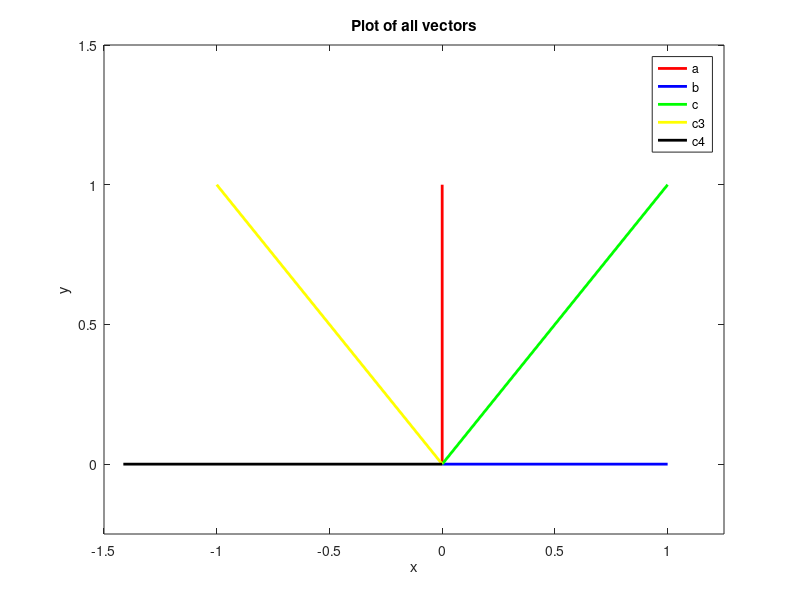
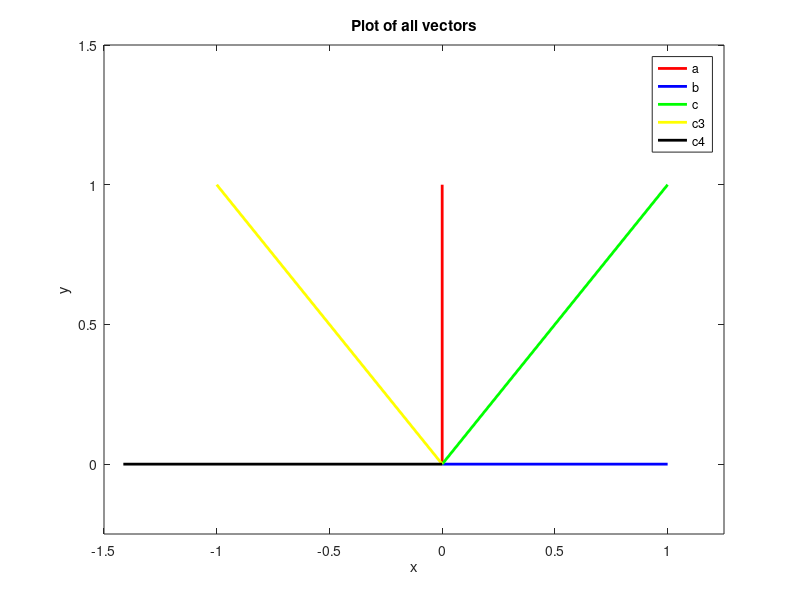

The MATLAB source for these figures, in order:
%% Homework 0 - Question 2 - Mrugank Dake
clear; clc; close all;

%% 2a)
% Vectors a and b are unit-length vectors and we can center them at 0. The
% If the two vectors are aligned with the tip of vector b sitting on the
% top of vector a, then the vector c which represents the hypotenuse of the
% resulting triangle is given as the sum of the vectors a and b. The length
% of the hypotenuse is then the length of the vector c, which is defined as
% the positive square-root of the sum of the two co-ordinates of the
% vector.
a = [0 1];
b = [1 0];
c = a + b;
hypotenuse_length = abs(sqrt(c(1)^2 + c(2)^2));
disp(['The length of the hypotenuse i.e. vector c is: ', num2str(hypotenuse_length)]);
% As can be seen, the length of the resulting hypotenuse vector agrees with
% what we computed in question 1

%% 2b)
% (1)
met1_length = abs(sqrt(c(1)^2 + c(2)^2));
disp(['The length of the vector c using method 1 is: ', num2str(met1_length)]);

% (2)
met2_length = abs(sqrt(sum(c.^2)));
disp(['The length of the vector c using method 2 is: ', num2str(met2_length)]);

% (3)
met3_length = abs(sqrt(dot(c, c)));
disp(['The length of the vector c using method 3 is: ', num2str(met3_length)]);

% (4)
met4_length = norm(c, 2);
disp(['The length of the vector c using method 4 is: ', num2str(met4_length)]);

% (4)
met5_length = abs(sqrt(c * c'));
disp(['The length of the vector c using method 5 is: ', num2str(met5_length)]);


%% 2c)
% The angle between the two vectors can be computed as the arccos of the
% ratio of the dot product of two vectors and the product of norms of the
% two vectors
theta = acos(dot(c, a) / (norm(c, 2) * norm(a, 2)));
disp(['The angle between the vectors c and a is: ', num2str(theta)])

% Unit vector using shrinking the vector by its norm
c_hat_rescaling = c / norm(c, 2);
disp(['The unit vector obtained by shrinking vector c is : '])
disp(c_hat_rescaling)

% Unit vector using the angle theta
c_hat_angle = [cos(theta) sin(theta)];
disp(['The unit vector obtained using the angle theta is : '])
disp(c_hat_angle)

% Vector with same length as of c but with angle that is 3 times theta can
% be obtained by taking a unit vector using cos(3 * theta) and sin(3 *
% theta) and multiplying the vector by the length of the vector c
c3 = hypotenuse_length * [cos(3 * theta) sin(3 * theta)];
disp('Vector with the same length as that of vector c but with angle 3 times that of theta is:')
disp(c3)

% Vector with same length as of c but with angle that is 4 times theta can
% be obtained by taking a unit vector using cos(4 * theta) and sin(4 *
% theta) and multiplying the vector by the length of the vector c
c4 = hypotenuse_length * [cos(4 * theta) sin(4 * theta)];
disp('Vector with the same length as that of vector c but with angle 4 times that of theta is:')
disp(c4)

%% 2d, 2e, 2f)
% All the vectors can be plotted using the plot function and specifying the
% vectors x and y co-ordinates. Additionally a displayname and linewidth
% is added. The displayname is then used to prepare the legend. The graph
% also has x and y labels and title. The x and y scale limits are set to
% ensure an appropriate visibility of the vectors plotted. saveas function
% is used to save the figure as Matlab readable .fig format and printable
% .png format
fig = figure;
plot([0 a(1)], [0 a(2)], 'r', 'DisplayName', 'a', 'LineWidth', 2);
hold on;
plot([0 b(1)], [0 b(2)], 'b', 'DisplayName', 'b', 'LineWidth', 2);
plot([0 c(1)], [0 c(2)], 'g', 'DisplayName', 'c', 'LineWidth', 2);
plot([0 c3(1)], [0 c3(2)], 'y', 'DisplayName', 'c3', 'LineWidth', 2);
plot([0 c4(1)], [0 c4(2)], 'k', 'DisplayName', 'c4', 'LineWidth', 2);
legend();
xlim([-1.5 1.25]); ylim([-0.25 1.5]);
xlabel('x'); ylabel('y');
title('Plot of all vectors');
saveas(fig, 'Plot of all vectors.fig')
saveas(fig, 'Plot of all vectors.png')